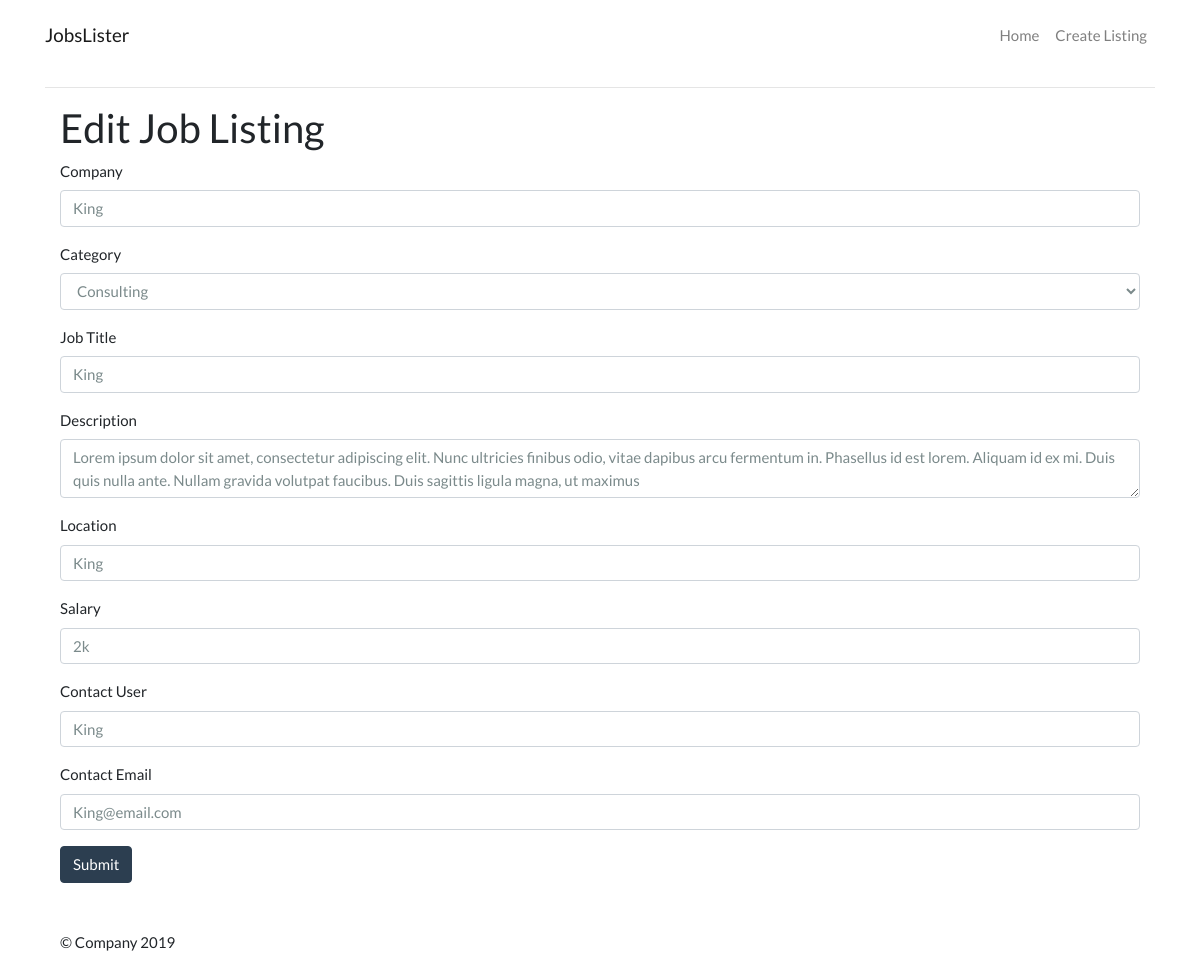
The page /edit.php?id=3 on the database its author committed.
### tables this page shows
CREATE TABLE `jobs` (
  `id` int(11) NOT NULL,
  `category_id` int(11) NOT NULL,
  `company` varchar(255) NOT NULL,
  `job_title` varchar(255) NOT NULL,
  `description` varchar(255) NOT NULL,
  `salary` varchar(255) NOT NULL,
  `location` varchar(255) NOT NULL,
  `contact_user` varchar(255) NOT NULL,
  `contact_email` varchar(255) NOT NULL,
  `post_date` timestamp NOT NULL DEFAULT CURRENT_TIMESTAMP
);

### library/Template.php (called while the page is built, shortened)
<?php
    class Template {
        protected $template;
        public function __construct($template) {
            $this->template = $template;
        }
        public function __toString() {
            include basename($this->template);
            return ob_get_clean();
        }
    }
?>

### library/Database.php (called while the page is built, shortened)
<?php
    class Database {
        private $host = DB_HOST;
        private $user = DB_USER;
        private $pass = DB_PASS;
        private $dbname = DB_NAME;
        private $dbh;
        private $stmt;
        public function __construct() {
            $dsn = 'mysql:host='. $this->host .';dbname='. $this->dbname;
            $options = [
                PDO::ATTR_PERSISTENT => true,
                PDO::ATTR_ERRMODE => PDO::ERRMODE_EXCEPTION,
            ];
            try {
                $this->dbh = new PDO($dsn, $this->user, $this->pass, $options);
            } catch(PDOException $e) {
                  $this->error = $e->getMessage();
            }
        }
         public function query($query) {
            $this->stmt = $this->dbh->prepare($query);
        }
        public function bind($param,$value,$type = null) {
            if(is_null($type)) {
                switch(true) {
                     default:
                        $type = PDO::PARAM_STR;
                }
            }
            $this->stmt->bindValue($param,$value,$type);
        }
        public function execute() {
            return $this->stmt->execute();
        }
        public function resultSet() {
            $this->execute();
            return $this->stmt->fetchAll(PDO::FETCH_OBJ);
        }
        public function single() {
            $this->execute();
            return $this->stmt->fetch(PDO::FETCH_OBJ);
        }
    }
?>

### library/Job.php (called while the page is built, shortened)
<?php
    class Job {
        private $db;
        public function __construct() {
            $this->db = new Database;
        }
        public function getCategories() {
            $this->db->query("SELECT * FROM categories");
            $results = $this->db->resultSet();
            return $results;
        }
         public function getJob($id) {
                $this->db->query("SELECT * FROM jobs WHERE id = :id");
                $this->db->bind(":id",$id);
                $row = $this->db->single();
            return $row;
         }
    }
?>

### templates/job-edit.php (the view, shortened to what this page needs)
<?php include "inc/header.php"; ?>
    <div class="container">
        <div class="row">
        <div class="col-md-12">
            <h2>Edit Job Listing</h2>
            <form action="edit.php?id=<?= $jobs->id; ?>" method="post">
                <div class="form-group">
                    <label for="company">Company</label>
                    <input type="text" name="company" id="company" class="form-control" value="<?= $jobs->company; ?>">
                </div>
                <div class="form-group">
                    <label for="category">Category</label>
                    <select name="category" id="category" class="form-control">
                        <?php foreach($categories as $category):?>
                            <?php if($jobs->category_id == $category->id): ?>
                                <option value="<?= $category->id; ?>" selected><?= $category->name; ?></option>
                            <?php else: ?>
                                <option value="<?= $category->id; ?>"><?= $category->name; ?></option>
                            <?php endif; ?>
                        <?php endforeach; ?>
                    </select>
                </div>
                <div class="form-group">
                    <label for="job_title">Job Title</label>
                    <input type="text" name="job_title" id="job_title" class="form-control" value="<?= $jobs->job_title; ?>">
                </div>
                <div class="form-group">
                    <label for="description">Description</label>
                   <textarea name="description" id="description" class="form-control"><?= $jobs->description; ?></textarea>
                </div>
                 <div class="form-group">
                    <label for="location">Location</label>
                   <input type="text" name="location" id="location" class="form-control" value="<?= $jobs->location; ?>">
                </div>
                 <div class="form-group">
                    <label for="salary">Salary</label>
                   <input type="text" name="salary" id="salary" class="form-control" value="<?= $jobs->salary; ?>">
                </div>
                 <div class="form-group">
                    <label for="contact_user">Contact User</label>
                   <input type="text" name="contact_user" id="contact_user" class="form-control" value="<?= $jobs->contact_user; ?>">
                </div>
                 <div class="form-group">
                    <label for="contact_email">Contact Email</label>
                   <input type="email" name="contact_email" id="contact_email" class="form-control" value="<?= $jobs->contact_email; ?>">
                </div>
                <input type="submit" value="Submit" name="submit" class="btn btn-primary">
            </form>
            </div>
        </div>
    </div>
<?php include "inc/footer.php"; ?>

### rows shown on the page
jobs: company "King", job_title "King", description "Lorem ipsum dolor sit amet, consectetur adipiscing elit. Nunc ultricies finibus odio, vitae dapibus arcu fermentum in. Phasellus id est lorem. Aliquam id ex mi. Duis quis nulla ante. Nullam gravida volutpat faucibus. Duis sagittis ligula magna, ut maximus", location "King", salary "2k", contact_user "King", contact_email "King@email.com"

### other values the page prints
SITE_NAME "JobsLister"
form field category "Consulting"
